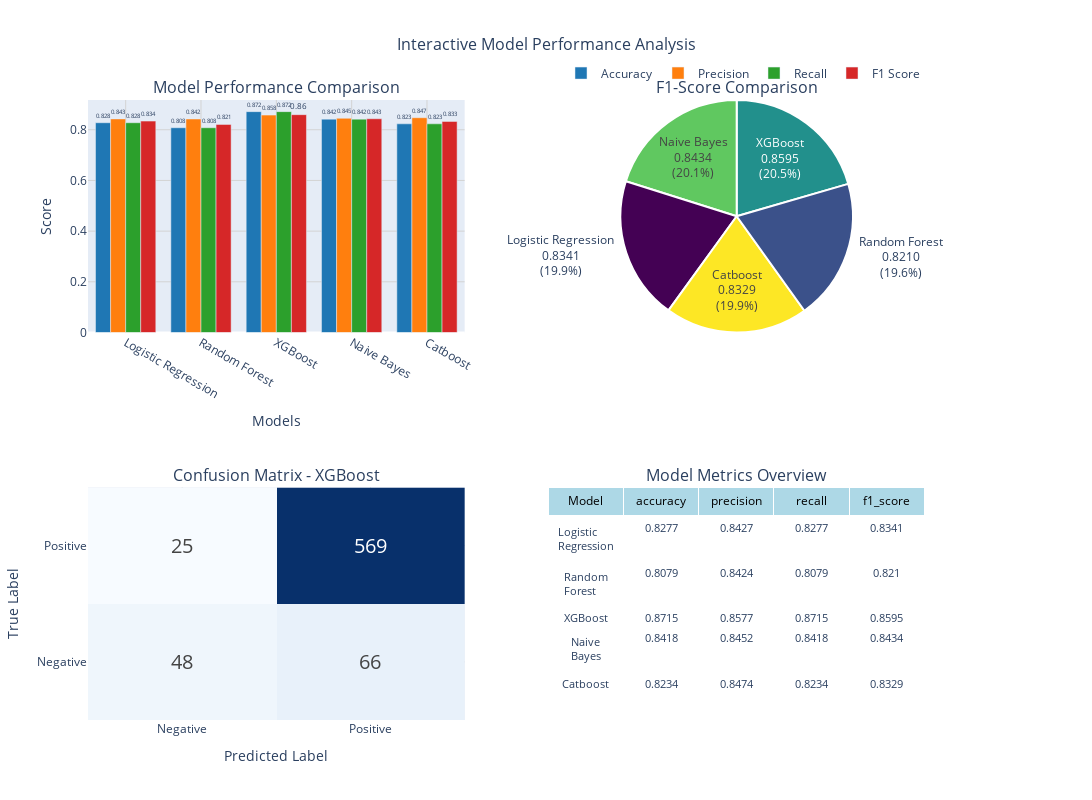
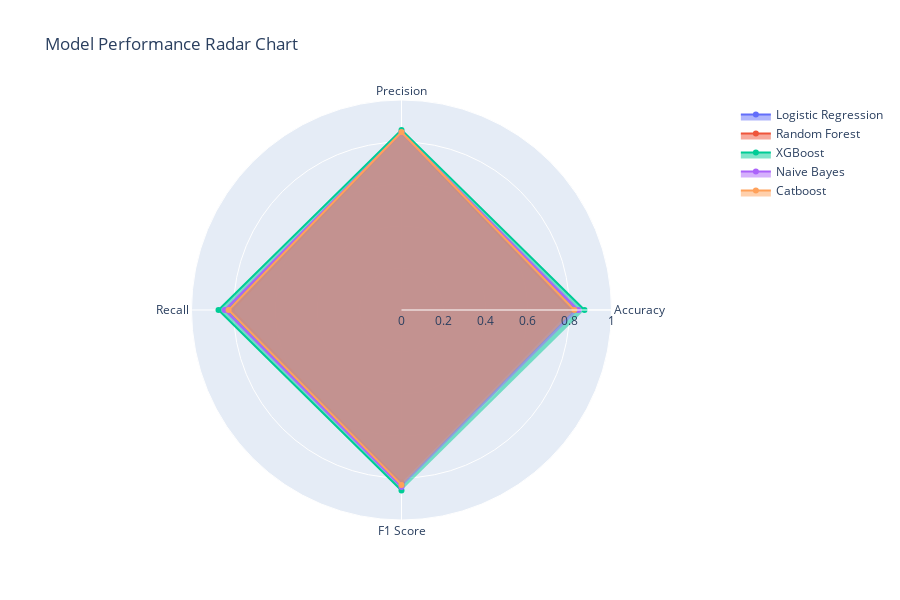

The notebook cell these images were saved under, in order:
### Markdown cell above
### Model Performance Visualization

### Code cell
# use plotly for visualization

# Create interactive model performance comparison with Plotly
fig = make_subplots(
    rows=2, cols=2,
    subplot_titles=('Model Performance Comparison', 'F1-Score Comparison', 
                   f'Confusion Matrix - {best_model}', 'Model Metrics Overview'),
    specs=[[{"secondary_y": False}, {"type": "pie"}],
           [{"secondary_y": False}, {"type": "table"}]]
)

# Plot 1: Model comparison (grouped bar chart)
metrics = ['accuracy', 'precision', 'recall', 'f1_score']
colors = ['#1f77b4', '#ff7f0e', '#2ca02c', '#d62728']

for i, metric in enumerate(metrics):
    fig.add_trace(
        go.Bar(
            x=results_df.index,
            y=results_df[metric],
            name=metric.replace('_', ' ').title(),
            marker_color=colors[i],
            text=results_df[metric].round(3),
            textposition='outside',
            hovertemplate=f'{metric.replace("_", " ").title()}: %{{y:.4f}}<br>Model: %{{x}}<extra></extra>'
        ),
        row=1, col=1
    )

# Generate Viridis colors for the number of models
viridis_colors = pc.sample_colorscale('Viridis', [i/(len(results_df)-1) for i in range(len(results_df))])

fig.add_trace(
    go.Pie(
        labels=results_df.index,
        values=results_df['f1_score'],
        name='F1-Score',
        marker=dict(
            colors=viridis_colors,
            line=dict(color='white', width=2)
        ),
        textinfo='label+percent+value',
        texttemplate='%{label}<br>%{value:.4f}<br>(%{percent})',
        hovertemplate='<b>%{label}</b><br>F1-Score: %{value:.4f}<br>Percentage: %{percent}<extra></extra>',
        showlegend=False
    ),
    row=1, col=2
)

# Plot 3: Confusion matrix for best model
best_pipeline_obj = pipelines[best_model]
y_pred_best = best_pipeline_obj.predict(X_test)
cm = confusion_matrix(y_test, y_pred_best)

# Create confusion matrix heatmap
fig.add_trace(
    go.Heatmap(
        z=cm,
        x=['Negative', 'Positive'],
        y=['Negative', 'Positive'],
        colorscale='Blues',
        text=cm,
        texttemplate="%{text}",
        textfont={"size": 20},
        showscale=False,
        hovertemplate='True: %{y}<br>Predicted: %{x}<br>Count: %{z}<extra></extra>'
    ),
    row=2, col=1
)

# Plot 4: Summary table
table_data = results_df.round(4)
fig.add_trace(
    go.Table(
        header=dict(
            values=['Model'] + list(table_data.columns),
            fill_color='lightblue',
            align='center',
            font=dict(size=12, color='black')
        ),
        cells=dict(
            values=[table_data.index] + [table_data[col] for col in table_data.columns],
            fill_color='white',
            align='center',
            font=dict(size=11)
        )
    ),
    row=2, col=2
)

# Update layout
fig.update_layout(
    height=800,
    width=1400,
    title_text="Interactive Model Performance Analysis",
    title_x=0.5,
    title_font_size=16,
    showlegend=True,
    legend=dict(
        orientation="h",
        yanchor="bottom",
        y=1.02,
        xanchor="right",
        x=1
    )
)

# Update x-axis labels
fig.update_xaxes(title_text="Models", row=1, col=1)
fig.update_xaxes(title_text="Models", row=1, col=2)
fig.update_xaxes(title_text="Predicted Label", row=2, col=1)

# Update y-axis labels
fig.update_yaxes(title_text="Score", row=1, col=1)
fig.update_yaxes(title_text="F1-Score", row=1, col=2)
fig.update_yaxes(title_text="True Label", row=2, col=1)

# Add grid
fig.update_xaxes(showgrid=True, gridwidth=1, gridcolor='lightgray')
fig.update_yaxes(showgrid=True, gridwidth=1, gridcolor='lightgray')

fig.show()

# Create a radar chart for model comparison
fig_radar = go.Figure()

for model in results_df.index:
    fig_radar.add_trace(go.Scatterpolar(
        r=[results_df.loc[model, metric] for metric in metrics],
        theta=[metric.replace('_', ' ').title() for metric in metrics],
        fill='toself',
        name=model,
        hovertemplate='%{theta}<br>Score: %{r:.4f}<br>Model: ' + model + '<extra></extra>'
    ))

fig_radar.update_layout(
    polar=dict(
        radialaxis=dict(
            visible=True,
            range=[0, 1]
        )),
    title="Model Performance Radar Chart",
    height=600,
    showlegend=True
)

fig_radar.show()

### Figure 1 — Plotly figure (JSON) as saved in the notebook; plotly's stock layout.template omitted (floating-point values rounded to 4 significant figures)
{"data": [{"hovertemplate": "Accuracy: %{y:.4f}<br>Model: %{x}<extra></extra>", "marker": {"color": "#1f77b4"}, "name": "Accuracy", "text": [0.828, 0.808, 0.872, 0.842, 0.823], "textposition": "outside", "type": "bar", "x": ["Logistic Regression", "Random Forest", "XGBoost", "Naive Bayes", "Catboost"], "xaxis": "x", "y": [0.8277, 0.8079, 0.8715, 0.8418, 0.8234], "yaxis": "y"}, {"hovertemplate": "Precision: %{y:.4f}<br>Model: %{x}<extra></extra>", "marker": {"color": "#ff7f0e"}, "name": "Precision", "text": [0.843, 0.842, 0.858, 0.845, 0.847], "textposition": "outside", "type": "bar", "x": ["Logistic Regression", "Random Forest", "XGBoost", "Naive Bayes", "Catboost"], "xaxis": "x", "y": [0.8427, 0.8424, 0.8577, 0.8452, 0.8474], "yaxis": "y"}, {"hovertemplate": "Recall: %{y:.4f}<br>Model: %{x}<extra></extra>", "marker": {"color": "#2ca02c"}, "name": "Recall", "text": [0.828, 0.808, 0.872, 0.842, 0.823], "textposition": "outside", "type": "bar", "x": ["Logistic Regression", "Random Forest", "XGBoost", "Naive Bayes", "Catboost"], "xaxis": "x", "y": [0.8277, 0.8079, 0.8715, 0.8418, 0.8234], "yaxis": "y"}, {"hovertemplate": "F1 Score: %{y:.4f}<br>Model: %{x}<extra></extra>", "marker": {"color": "#d62728"}, "name": "F1 Score", "text": [0.834, 0.821, 0.86, 0.843, 0.833], "textposition": "outside", "type": "bar", "x": ["Logistic Regression", "Random Forest", "XGBoost", "Naive Bayes", "Catboost"], "xaxis": "x", "y": [0.8341, 0.821, 0.8595, 0.8434, 0.8329], "yaxis": "y"}, {"domain": {"x": [0.55, 1], "y": [0.625, 1]}, "hovertemplate": "<b>%{label}</b><br>F1-Score: %{value:.4f}<br>Percentage: %{percent}<extra></extra>", "labels": ["Logistic Regression", "Random Forest", "XGBoost", "Naive Bayes", "Catboost"], "marker": {"colors": ["rgb(68, 1, 84)", "rgb(59, 81, 138)", "rgb(34, 144, 140)", "rgb(96, 200, 96)", "rgb(253, 231, 37)"], "line": {"color": "white", "width": 2}}, "name": "F1-Score", "showlegend": false, "textinfo": "label+percent+value", "texttemplate": "%{label}<br>%{value:.4f}<br>(%{percent})", "type": "pie", "values": [0.8341, 0.821, 0.8595, 0.8434, 0.8329]}, {"colorscale": [[0, "rgb(247,251,255)"], [0.125, "rgb(222,235,247)"], [0.25, "rgb(198,219,239)"], [0.375, "rgb(158,202,225)"], [0.5, "rgb(107,174,214)"], [0.625, "rgb(66,146,198)"], [0.75, "rgb(33,113,181)"], [0.875, "rgb(8,81,156)"], [1, "rgb(8,48,107)"]], "hovertemplate": "True: %{y}<br>Predicted: %{x}<br>Count: %{z}<extra></extra>", "showscale": false, "text": [[48, 66], [25, 569]], "textfont": {"size": 20}, "texttemplate": "%{text}", "type": "heatmap", "x": ["Negative", "Positive"], "xaxis": "x2", "y": ["Negative", "Positive"], "yaxis": "y2", "z": [[48, 66], [25, 569]]}, {"cells": {"align": "center", "fill": {"color": "white"}, "font": {"size": 11}, "values": [["Logistic Regression", "Random Forest", "XGBoost", "Naive Bayes", "Catboost"], [0.8277, 0.8079, 0.8715, 0.8418, 0.8234], [0.8427, 0.8424, 0.8577, 0.8452, 0.8474], [0.8277, 0.8079, 0.8715, 0.8418, 0.8234], [0.8341, 0.821, 0.8595, 0.8434, 0.8329]]}, "domain": {"x": [0.55, 1], "y": [0, 0.375]}, "header": {"align": "center", "fill": {"color": "lightblue"}, "font": {"color": "black", "size": 12}, "values": ["Model", "accuracy", "precision", "recall", "f1_score"]}, "type": "table"}], "layout": {"annotations": [{"font": {"size": 16}, "showarrow": false, "text": "Model Performance Comparison", "x": 0.225, "xanchor": "center", "xref": "paper", "y": 1, "yanchor": "bottom", "yref": "paper"}, {"font": {"size": 16}, "showarrow": false, "text": "F1-Score Comparison", "x": 0.775, "xanchor": "center", "xref": "paper", "y": 1, "yanchor": "bottom", "yref": "paper"}, {"font": {"size": 16}, "showarrow": false, "text": "Confusion Matrix - XGBoost", "x": 0.225, "xanchor": "center", "xref": "paper", "y": 0.375, "yanchor": "bottom", "yref": "paper"}, {"font": {"size": 16}, "showarrow": false, "text": "Model Metrics Overview", "x": 0.775, "xanchor": "center", "xref": "paper", "y": 0.375, "yanchor": "bottom", "yref": "paper"}], "height": 800, "legend": {"orientation": "h", "x": 1, "xanchor": "right", "y": 1.02, "yanchor": "bottom"}, "showlegend": true, "title": {"font": {"size": 16}, "text": "Interactive Model Performance Analysis", "x": 0.5}, "width": 1400, "xaxis": {"anchor": "y", "domain": [0, 0.45], "gridcolor": "lightgray", "gridwidth": 1, "showgrid": true, "title": {"text": "Models"}}, "xaxis2": {"anchor": "y2", "domain": [0, 0.45], "gridcolor": "lightgray", "gridwidth": 1, "showgrid": true, "title": {"text": "Predicted Label"}}, "yaxis": {"anchor": "x", "domain": [0.625, 1], "gridcolor": "lightgray", "gridwidth": 1, "showgrid": true, "title": {"text": "Score"}}, "yaxis2": {"anchor": "x2", "domain": [0, 0.375], "gridcolor": "lightgray", "gridwidth": 1, "showgrid": true, "title": {"text": "True Label"}}}}

### Figure 2 — Plotly figure (JSON) as saved in the notebook; plotly's stock layout.template omitted (floating-point values rounded to 4 significant figures)
{"data": [{"fill": "toself", "hovertemplate": "%{theta}<br>Score: %{r:.4f}<br>Model: Logistic Regression<extra></extra>", "name": "Logistic Regression", "r": [0.8277, 0.8427, 0.8277, 0.8341], "theta": ["Accuracy", "Precision", "Recall", "F1 Score"], "type": "scatterpolar"}, {"fill": "toself", "hovertemplate": "%{theta}<br>Score: %{r:.4f}<br>Model: Random Forest<extra></extra>", "name": "Random Forest", "r": [0.8079, 0.8424, 0.8079, 0.821], "theta": ["Accuracy", "Precision", "Recall", "F1 Score"], "type": "scatterpolar"}, {"fill": "toself", "hovertemplate": "%{theta}<br>Score: %{r:.4f}<br>Model: XGBoost<extra></extra>", "name": "XGBoost", "r": [0.8715, 0.8577, 0.8715, 0.8595], "theta": ["Accuracy", "Precision", "Recall", "F1 Score"], "type": "scatterpolar"}, {"fill": "toself", "hovertemplate": "%{theta}<br>Score: %{r:.4f}<br>Model: Naive Bayes<extra></extra>", "name": "Naive Bayes", "r": [0.8418, 0.8452, 0.8418, 0.8434], "theta": ["Accuracy", "Precision", "Recall", "F1 Score"], "type": "scatterpolar"}, {"fill": "toself", "hovertemplate": "%{theta}<br>Score: %{r:.4f}<br>Model: Catboost<extra></extra>", "name": "Catboost", "r": [0.8234, 0.8474, 0.8234, 0.8329], "theta": ["Accuracy", "Precision", "Recall", "F1 Score"], "type": "scatterpolar"}], "layout": {"height": 600, "polar": {"radialaxis": {"range": [0, 1], "visible": true}}, "showlegend": true, "title": {"text": "Model Performance Radar Chart"}}}
